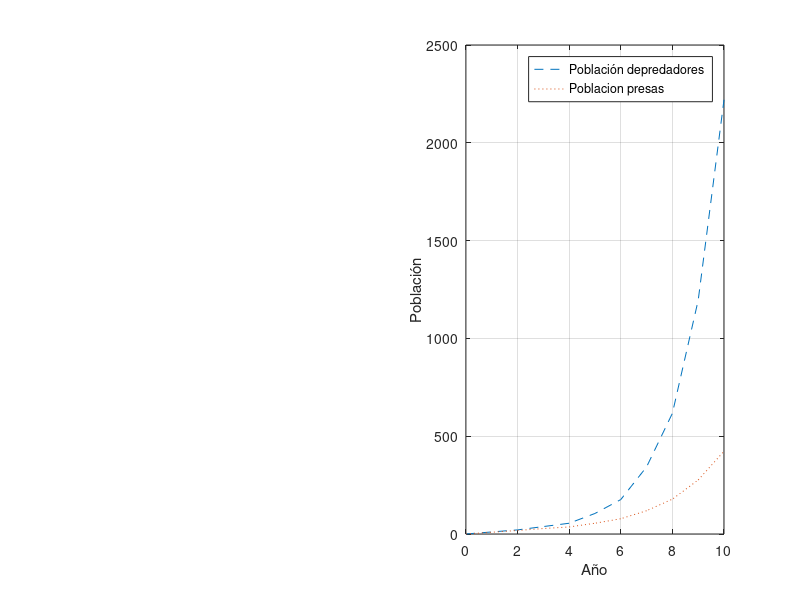

The MATLAB source for this figure:
clear all;

global n = 10;
global j = 1;
global mapa = zeros(50, 50);
global alpha1 = 5;
global alpha2 = 2;

global depredadores = struct();
global presas = struct();

global poblacionDepredadores=1;
global poblacionPresas=1;

global condicionesDepredadores = [0, 3; 0.5, 0.6]
global valorPDep1 = 1.9
global valorPDep2=-1.31
global vectorPDep1 = [1, 0.38]
global vectorPDep2 = [1, -0.262]

global condicionesPresas = [0, 5; 0.5, 0.6]
global valorPPresa1 = 1.56
global valorPPresa2=-0.96
global vectorPPresa1 = [1, 0.52]
global vectorPPresa2 = [1, -0.32]

function p = calcularPoblacion(n, valorP1, valorP2, vectorP1, vectorP2)
    global alpha1;
    global alpha2;

    if (valorP1^n) * (alpha1 * vectorP1 + ((valorP2 / valorP1)^n) * alpha2 * vectorP2)(1,1) >= 0 && (valorP1^n) * (alpha1 * vectorP1 + ((valorP2 / valorP1)^n) * alpha2 * vectorP2)(1,2) >= 0
        p = (valorP1^n) * (alpha1 * vectorP1 + ((valorP2 / valorP1)^n) * alpha2 * vectorP2);

    elseif (valorP1^n) * (alpha1 * vectorP1 + ((valorP2 / valorP1)^n) * alpha2 * vectorP2)(1,1) < 0 && (valorP1^n) * (alpha1 * vectorP1 + ((valorP2 / valorP1)^n) * alpha2 * vectorP2)(1,2) >= 0
        p = (valorP1^n) * (alpha1 * vectorP1 + ((valorP2 / valorP1)^n) * alpha2 * vectorP2);
        p(1,1) = 0;

    elseif (valorP1^n) * (alpha1 * vectorP1 + ((valorP2 / valorP1)^n) * alpha2 * vectorP2)(1,1) >= 0 && (valorP1^n) * (alpha1 * vectorP1 + ((valorP2 / valorP1)^n) * alpha2 * vectorP2)(1,2) < 0
        p = (valorP1^n) * (alpha1 * vectorP1 + ((valorP2 / valorP1)^n) * alpha2 * vectorP2);
        p(1,2) = 0;

    else
        p = [0, 0];
    endif

endfunction

#Creacion de depredadores
function crearDepredador()
    global depredadores;
    global poblacionDepredadores;

    depredadores(poblacionDepredadores).posicionX = int64(rand() * 40 + 2);
    depredadores(poblacionDepredadores).posicionY = int64(rand() * 40 + 2);
    depredadores(poblacionDepredadores).direccionMovimiento = 1;

    poblacionDepredadores++;
    #depredadores(size(depredadores, 1)).direccionMovimiento = 1;
endfunction

#Creacion de presas
function crearPresa()
    global presas;
    global poblacionPresas;

    presas(poblacionPresas).posicionX = int64(rand() * 40 + 2);
    presas(poblacionPresas).posicionY = int64(rand() * 40 + 2);
    presas(poblacionPresas).direccionMovimiento = 1;

    poblacionPresas++;
    #presas(size(presas, 1)).direccionMovimiento = 1;
endfunction

function muerte(vectorCriatura, cantidad, contadorPoblacional)
global depredadores
global presas
global poblacionDepredadores
global poblacionPresas

    i = 1;
    while i < cantidad
        vectorCriatura(1) = [];
        contadorPoblacional--;
        i++;
    endwhile
endfunction


function dibujarPantalla(instante)
    global presas;
    global poblacionPresas;
    global depredadores;
    global poblacionDepredadores;
    global comidas;
    global mapa;
    global k;
    global j;

    #Muestra las presas que no se han comido
    while j < columns(presas)
        presaActual = presas(j);
        #Si se toca alguno de los "bordes" del mapa, se lleva de nuevo al interior de este
        if presaActual.posicionX <= 2 || presaActual.posicionX >= 48 || presaActual.posicionY <= 2 || presaActual.posicionY >= 48

            if presaActual.posicionX <= 2
                presaActual.posicionX += 2;
            endif

            if presaActual.posicionX >= 48
                presaActual.posicionX -= 2;
            endif

            if presaActual.posicionY <= 2
                presaActual.posicionY += 2;
            endif

            if presaActual.posicionY >= 48
                presaActual.posicionY -= 2;
            endif

        endif

        #Si la posicion de ha definido (aleatoriamente) en 1, la presa se mueve hacia arriba
        if presaActual.direccionMovimiento == 1
            presaActual.posicionY +=1;
        endif

        #Si la posicion de ha definido (aleatoriamente) en 2, la presa se mueve hacia la derecha
        if presaActual.direccionMovimiento == 2
            presaActual.posicionX +=1;
        endif

        #Si la posicion de ha definido (aleatoriamente) en 3, la presa se mueve hacia abajo
        if presaActual.direccionMovimiento == 3
            presaActual.posicionY -=1;
        endif

        #Si la posicion de ha definido (aleatoriamente) en 4, la presa se mueve hacia la izquierda
        if presaActual.direccionMovimiento == 4
            presaActual.posicionX -=1;
        endif
        #Se recalcula (aleatoriamente) la direccion de movimiento
        presaActual.direccionMovimiento = int64(rand() * 4 + 1);
        #Se actualiza el valor de la presa(global) al de la presa actual(local)
        presas(j) = presaActual;
        #Se pinta la presa como un punto blanco en el mapa
        mapa(presaActual.posicionY, presaActual.posicionX) = 255;
        j += 1;
    endwhile
    j = 1;
    #for i = 1:columns(depredadores) - muertos
    while k < columns(depredadores)
        depredadorActual = depredadores(k);
        #Se verifica que el depredador no toque los limites del mapa
        if depredadorActual.posicionX <= 2 || depredadorActual.posicionX >= 48 || depredadorActual.posicionY <= 2 || depredadorActual.posicionY >= 48

            if depredadorActual.posicionX <= 2
                depredadorActual.posicionX +=2;
            endif

            if depredadorActual.posicionX >= 48
                depredadorActual.posicionX -= 2;
            endif

            if depredadorActual.posicionY <= 2
                depredadorActual.posicionY += 2;
            endif

            if depredadorActual.posicionY >= 48
                depredadorActual.posicionY -= 2;
            endif

        endif

        #Si la direccion se calcula (aleatoriamente) en 1, se mueve hacia arriba
        if depredadorActual.direccionMovimiento == 1
            depredadorActual.posicionY +=1;
        endif

        #Si la direccion se calcula (aleatoriamente) en 2, se mueve hacia la derecha
        if depredadorActual.direccionMovimiento == 2
            depredadorActual.posicionX +=1;
        endif

        #Si la direccion se calcula (aleatoriamente) en 3, se mueve hacia abajo
        if depredadorActual.direccionMovimiento == 3
            depredadorActual.posicionY -=1;
        endif

        #Si la direccion se calcula (aleatoriamente) en 4, se mueve hacia la izquierda
        if depredadorActual.direccionMovimiento == 4
            depredadorActual.posicionX -=1;
        endif

        #Se recalcula la direccion de movimiento
        depredadorActual.direccionMovimiento = int64(rand() * 4 + 1);
        #Se actualiza el valor de depredador actual
        depredadores(k) = depredadorActual;
        #Se pinta el depredador en el mapa como un punto gris
        mapa(depredadorActual.posicionY, depredadorActual.posicionX) = 50;
        k += 1;

    endwhile

    #Se cambia el color del punto de negro a gris
    k = 1;
    mapa = uint8(mapa);
    subplot(1, 2, 2)
    imshow(mapa);
    pause(0.001);

    #Despues de un tiempo, se borran las presas y depredadores del mapa para actualizar sus posiciones
    for i = 1:columns(presas)
        presaActual = presas(i);
        mapa(presaActual.posicionY, presaActual.posicionX) = 0;
    endfor

    for i = 1:columns(depredadores)

        depredadorActual = depredadores(i);
        mapa(depredadorActual.posicionY, depredadorActual.posicionX) = 0;
    endfor

endfunction

ii = 1;

while ii < n
    nDepredadores = sum(calcularPoblacion(ii, valorPDep1, valorPDep2, vectorPDep1, vectorPDep2)) - size(depredadores,2);
    nPresas = sum(calcularPoblacion(ii, valorPPresa1, valorPPresa2, vectorPPresa1, vectorPPresa2)) - size(presas,2);

    if nPresas < 0 || nDepredadores < 0

        if nPresas < 0
            muerte(presas, abs(nPresas),poblacionPresas);
        endif

        if nDepredadores < 0
            muerte(depredadores, abs(nDepredadores),poblacionDepredadores);
        endif

    endif

    if nPresas > 0 || nDepredadores > 0

        if nPresas > 0

            for i = 1:nPresas
                crearPresa();
            endfor

        endif

        if nDepredadores > 0

            for i = 1:nDepredadores
                crearDepredador();
            endfor

        endif

    endif

    for i = 1:8
        crearPresa();
    endfor

    for i = 1:10
        crearDepredador();
    endfor

    dibujarPantalla(ii);

    ii++
    poblacionPresas
    poblacionDepredadores
    historiaDepredadores(ii ,:) = poblacionDepredadores;
    historiaPresas(ii ,:) = poblacionPresas;
    anio(ii,1) = ii;

endwhile

% Graficar la poblacion de pajaros hembras
plot(anio,historiaDepredadores(:,1),'--',anio,historiaPresas(:,1),':')
grid on
xlabel('Año')
ylabel('Población')
legend('Población depredadores ','Poblacion presas')

